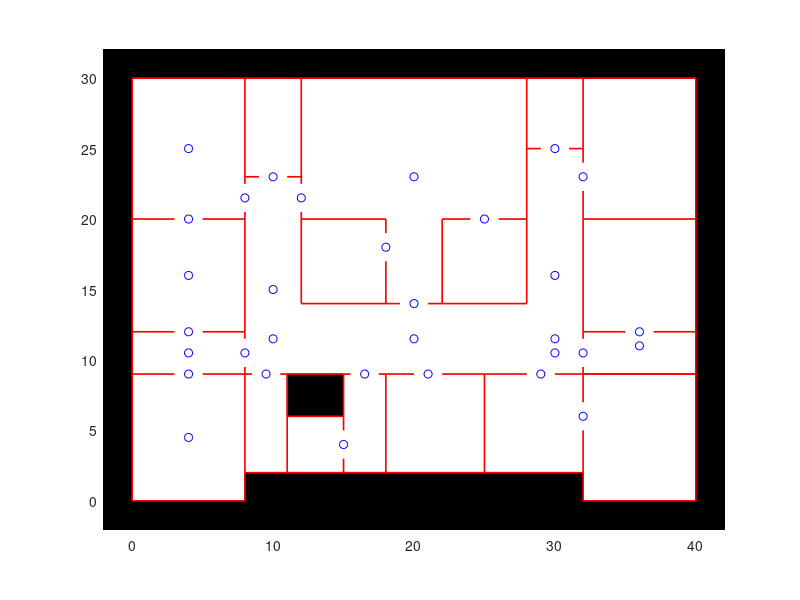

Source code (MATLAB):
clear
clc
close all

load('exampleMap.txt')
load('exampleNodes.txt')
xwall=[exampleMap(:,1) exampleMap(:,3)];
ywall=[exampleMap(:,2) exampleMap(:,4)];
plot(exampleNodes(:,1),exampleNodes(:,2),'bo')
rectangle('Position',[-5,30,50,10],'FaceColor',[0 0 0])
rectangle('Position',[-5,-10,50,10],'FaceColor',[0 0 0])
rectangle('Position',[-5,-5,5,40],'FaceColor',[0 0 0])
rectangle('Position',[40,-5,5,50],'FaceColor',[0 0 0])
rectangle('Position',[8,-5,24,7],'FaceColor',[0 0 0])
rectangle('Position',[11,6,4,3],'FaceColor',[0 0 0])
hold on 
plot(xwall',ywall','r-','linewidth',1.2);
hold off
axis equal
xlim([-2, 42])
ylim([-2, 32])
